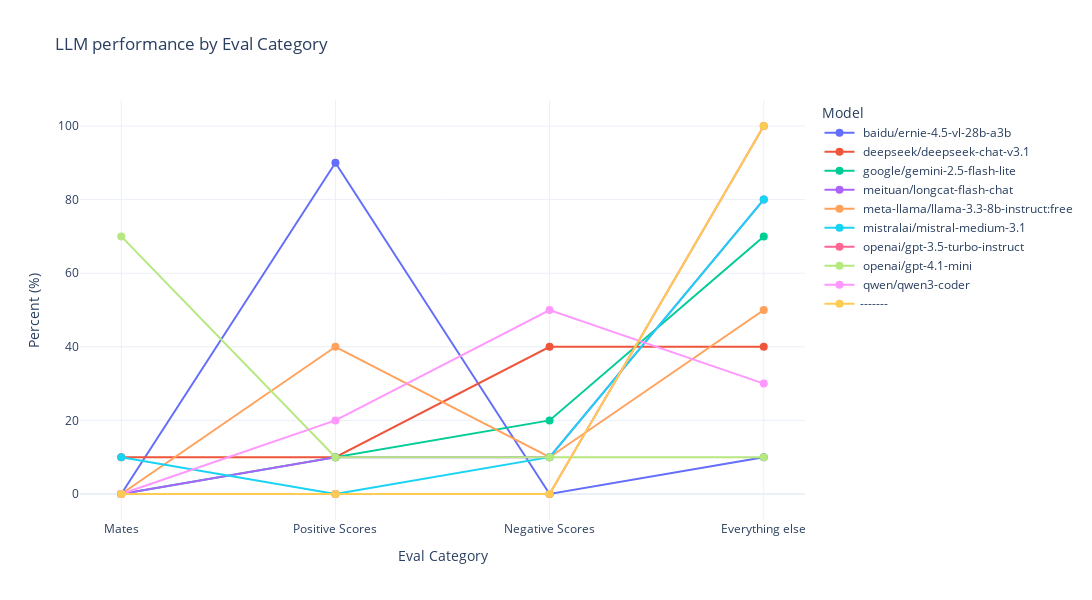

Source (notebook cell):
### Code cell
import re
import pandas as pd
import plotly.express as px

# --- configuration ---
csv_file = "./zd_prompt_02china_01quest_cleaned.csv"   # change to your CSV path
output_html = "eval_categories_by_model_linechart.html"

# --- helper to categorize Eval ---
def get_cp_value(val):
    """If val ends with 'cp' return int value, else None."""
    if pd.isna(val):
        return None
    s = str(val).strip()
    if s.endswith("cp"):
        m = re.search(r"-?\d+", s)
        if m:
            return int(m.group())
    return None

def categorize_eval(val):
    s = val if pd.notna(val) else ""
    s = str(s).strip()
    if s == "" or s.lower() == "none":
        return "Everything else"
    if "Mate" in s or "mate" in s:
        return "Mates"
    cp = get_cp_value(s)
    if cp is not None:
        return "Positive Scores" if cp > 0 else "Negative Scores"
    return "Everything else"

# --- load CSV ---
# If your CSV has a header row but extra leading row (from previous markdown conversion),
# keep skiprows=1 as you used before. Adjust if needed.
df = pd.read_csv(csv_file, skiprows=1)
df.columns = [c.strip() for c in df.columns]

# --- create EvalCategory ---
df["EvalCategory"] = df["Eval"].astype(str).map(categorize_eval)

# --- count per model & category ---
counts = df.groupby(["Model", "EvalCategory"]).size().reset_index(name="Count")

# ensure all categories exist for each model (fill zeros)
categories = ["Mates", "Positive Scores", "Negative Scores", "Everything else"]
all_models = counts["Model"].unique()
full_index = pd.MultiIndex.from_product([all_models, categories], names=["Model", "EvalCategory"])
counts = counts.set_index(["Model", "EvalCategory"]).reindex(full_index, fill_value=0).reset_index()

# --- compute performance metric ---
# Default: use percentage of that model's rows (makes models comparable)
total_per_model = counts.groupby("Model")["Count"].transform("sum")
# avoid division by zero
counts["Percent"] = (counts["Count"] / total_per_model.replace(0, 1)) * 100

# If you'd rather use raw counts for the Y axis, set y_col = "Count"
y_col = "Percent"   # change to "Count" to show raw counts instead

# --- Plotly line chart ---
fig = px.line(
    counts,
    x="EvalCategory",
    y=y_col,
    color="Model",
    markers=True,
    category_orders={"EvalCategory": categories},
    title="LLM performance by Eval Category",
    labels={
        "EvalCategory": "Eval Category",
        "Percent": "Percent of outputs (%)",
        "Count": "Count"
    },
    hover_data=["Count"]
)

fig.update_layout(
    xaxis_title="Eval Category",
    yaxis_title="Percent (%)" if y_col == "Percent" else "Count",
    legend_title="Model",
    xaxis=dict(tickmode="array", tickvals=categories, ticktext=categories),
    template="plotly_white",
    width=1100,
    height=600
)
fig.update_traces(line=dict(width=2), marker=dict(size=8))

# show in notebook/interactive session
fig.show()

# save interactive HTML
fig.write_html(output_html)
print(f"Saved interactive chart to: {output_html}")

### Figure 1 — Plotly figure (JSON) as saved in the notebook; plotly's stock layout.template omitted (floating-point values rounded to 4 significant figures)
{"data": [{"customdata": [[0], [9], [0], [1]], "hovertemplate": "Model= baidu/ernie-4.5-vl-28b-a3b <br>Eval Category=%{x}<br>Percent of outputs (%)=%{y}<br>Count=%{customdata[0]}<extra></extra>", "legendgroup": " baidu/ernie-4.5-vl-28b-a3b ", "line": {"color": "#636efa", "dash": "solid", "width": 2}, "marker": {"size": 8, "symbol": "circle"}, "mode": "lines+markers", "name": " baidu/ernie-4.5-vl-28b-a3b ", "orientation": "v", "showlegend": true, "type": "scatter", "x": ["Mates", "Positive Scores", "Negative Scores", "Everything else"], "xaxis": "x", "y": [0.0, 90.0, 0.0, 10.0], "yaxis": "y"}, {"customdata": [[1], [1], [4], [4]], "hovertemplate": "Model= deepseek/deepseek-chat-v3.1 <br>Eval Category=%{x}<br>Percent of outputs (%)=%{y}<br>Count=%{customdata[0]}<extra></extra>", "legendgroup": " deepseek/deepseek-chat-v3.1 ", "line": {"color": "#EF553B", "dash": "solid", "width": 2}, "marker": {"size": 8, "symbol": "circle"}, "mode": "lines+markers", "name": " deepseek/deepseek-chat-v3.1 ", "orientation": "v", "showlegend": true, "type": "scatter", "x": ["Mates", "Positive Scores", "Negative Scores", "Everything else"], "xaxis": "x", "y": [10.0, 10.0, 40.0, 40.0], "yaxis": "y"}, {"customdata": [[0], [1], [2], [7]], "hovertemplate": "Model= google/gemini-2.5-flash-lite <br>Eval Category=%{x}<br>Percent of outputs (%)=%{y}<br>Count=%{customdata[0]}<extra></extra>", "legendgroup": " google/gemini-2.5-flash-lite ", "line": {"color": "#00cc96", "dash": "solid", "width": 2}, "marker": {"size": 8, "symbol": "circle"}, "mode": "lines+markers", "name": " google/gemini-2.5-flash-lite ", "orientation": "v", "showlegend": true, "type": "scatter", "x": ["Mates", "Positive Scores", "Negative Scores", "Everything else"], "xaxis": "x", "y": [0.0, 10.0, 20.0, 70.0], "yaxis": "y"}, {"customdata": [[0], [1], [1], [8]], "hovertemplate": "Model= meituan/longcat-flash-chat <br>Eval Category=%{x}<br>Percent of outputs (%)=%{y}<br>Count=%{customdata[0]}<extra></extra>", "legendgroup": " meituan/longcat-flash-chat ", "line": {"color": "#ab63fa", "dash": "solid", "width": 2}, "marker": {"size": 8, "symbol": "circle"}, "mode": "lines+markers", "name": " meituan/longcat-flash-chat ", "orientation": "v", "showlegend": true, "type": "scatter", "x": ["Mates", "Positive Scores", "Negative Scores", "Everything else"], "xaxis": "x", "y": [0.0, 10.0, 10.0, 80.0], "yaxis": "y"}, {"customdata": [[0], [4], [1], [5]], "hovertemplate": "Model= meta-llama/llama-3.3-8b-instruct:free <br>Eval Category=%{x}<br>Percent of outputs (%)=%{y}<br>Count=%{customdata[0]}<extra></extra>", "legendgroup": " meta-llama/llama-3.3-8b-instruct:free ", "line": {"color": "#FFA15A", "dash": "solid", "width": 2}, "marker": {"size": 8, "symbol": "circle"}, "mode": "lines+markers", "name": " meta-llama/llama-3.3-8b-instruct:free ", "orientation": "v", "showlegend": true, "type": "scatter", "x": ["Mates", "Positive Scores", "Negative Scores", "Everything else"], "xaxis": "x", "y": [0.0, 40.0, 10.0, 50.0], "yaxis": "y"}, {"customdata": [[1], [0], [1], [8]], "hovertemplate": "Model= mistralai/mistral-medium-3.1 <br>Eval Category=%{x}<br>Percent of outputs (%)=%{y}<br>Count=%{customdata[0]}<extra></extra>", "legendgroup": " mistralai/mistral-medium-3.1 ", "line": {"color": "#19d3f3", "dash": "solid", "width": 2}, "marker": {"size": 8, "symbol": "circle"}, "mode": "lines+markers", "name": " mistralai/mistral-medium-3.1 ", "orientation": "v", "showlegend": true, "type": "scatter", "x": ["Mates", "Positive Scores", "Negative Scores", "Everything else"], "xaxis": "x", "y": [10.0, 0.0, 10.0, 80.0], "yaxis": "y"}, {"customdata": [[0], [0], [0], [10]], "hovertemplate": "Model= openai/gpt-3.5-turbo-instruct <br>Eval Category=%{x}<br>Percent of outputs (%)=%{y}<br>Count=%{customdata[0]}<extra></extra>", "legendgroup": " openai/gpt-3.5-turbo-instruct ", "line": {"color": "#FF6692", "dash": "solid", "width": 2}, "marker": {"size": 8, "symbol": "circle"}, "mode": "lines+markers", "name": " openai/gpt-3.5-turbo-instruct ", "orientation": "v", "showlegend": true, "type": "scatter", "x": ["Mates", "Positive Scores", "Negative Scores", "Everything else"], "xaxis": "x", "y": [0.0, 0.0, 0.0, 100.0], "yaxis": "y"}, {"customdata": [[7], [1], [1], [1]], "hovertemplate": "Model= openai/gpt-4.1-mini <br>Eval Category=%{x}<br>Percent of outputs (%)=%{y}<br>Count=%{customdata[0]}<extra></extra>", "legendgroup": " openai/gpt-4.1-mini ", "line": {"color": "#B6E880", "dash": "solid", "width": 2}, "marker": {"size": 8, "symbol": "circle"}, "mode": "lines+markers", "name": " openai/gpt-4.1-mini ", "orientation": "v", "showlegend": true, "type": "scatter", "x": ["Mates", "Positive Scores", "Negative Scores", "Everything else"], "xaxis": "x", "y": [70.0, 10.0, 10.0, 10.0], "yaxis": "y"}, {"customdata": [[0], [2], [5], [3]], "hovertemplate": "Model= qwen/qwen3-coder <br>Eval Category=%{x}<br>Percent of outputs (%)=%{y}<br>Count=%{customdata[0]}<extra></extra>", "legendgroup": " qwen/qwen3-coder ", "line": {"color": "#FF97FF", "dash": "solid", "width": 2}, "marker": {"size": 8, "symbol": "circle"}, "mode": "lines+markers", "name": " qwen/qwen3-coder ", "orientation": "v", "showlegend": true, "type": "scatter", "x": ["Mates", "Positive Scores", "Negative Scores", "Everything else"], "xaxis": "x", "y": [0.0, 20.0, 50.0, 30.0], "yaxis": "y"}, {"customdata": [[0], [0], [0], [1]], "hovertemplate": "Model=-------<br>Eval Category=%{x}<br>Percent of outputs (%)=%{y}<br>Count=%{customdata[0]}<extra></extra>", "legendgroup": "-------", "line": {"color": "#FECB52", "dash": "solid", "width": 2}, "marker": {"size": 8, "symbol": "circle"}, "mode": "lines+markers", "name": "-------", "orientation": "v", "showlegend": true, "type": "scatter", "x": ["Mates", "Positive Scores", "Negative Scores", "Everything else"], "xaxis": "x", "y": [0.0, 0.0, 0.0, 100.0], "yaxis": "y"}], "layout": {"height": 600, "legend": {"title": {"text": "Model"}, "tracegroupgap": 0}, "title": {"text": "LLM performance by Eval Category"}, "width": 1100, "xaxis": {"anchor": "y", "categoryarray": ["Mates", "Positive Scores", "Negative Scores", "Everything else"], "categoryorder": "array", "domain": [0, 1], "tickmode": "array", "ticktext": ["Mates", "Positive Scores", "Negative Scores", "Everything else"], "tickvals": ["Mates", "Positive Scores", "Negative Scores", "Everything else"], "title": {"text": "Eval Category"}}, "yaxis": {"anchor": "x", "domain": [0, 1], "title": {"text": "Percent (%)"}}}}
